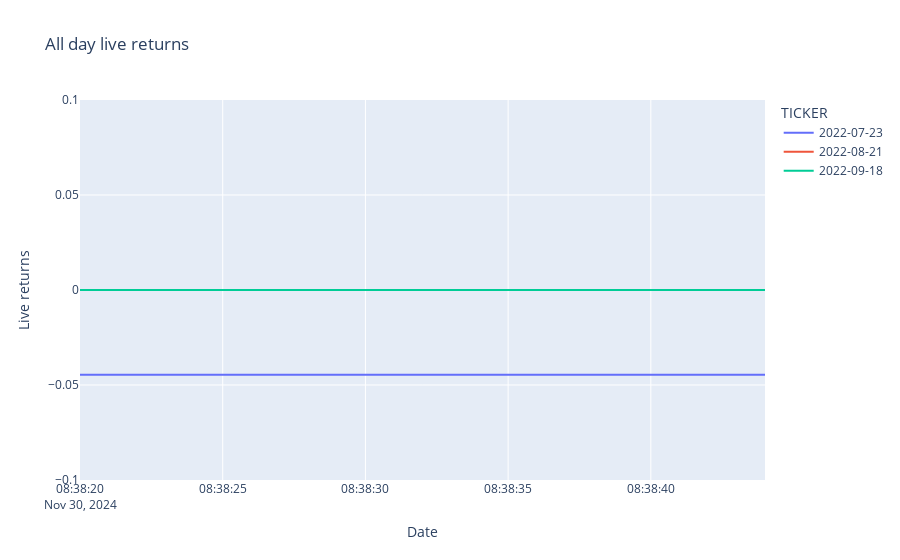

Notebook code cell kept with this figure:
### Code cell
import plotly.express as px
from datetime import datetime

today_live_returns, all_day_returns = dashboard.STORAGE.returns.get()

df = pd.DataFrame(all_day_returns)
df['Date'] = pd.to_datetime(df['timestamp'], unit='s')
df = df.drop('timestamp', axis=1).set_index('Date')[df.columns.intersection(selected_stocks)]


fig = px.line(df,title='All day live returns')
fig.update_layout(legend_title_text='TICKER')
# Set the y-axis range
fig.update_yaxes(range=[-0.1, 0.1],title='Live returns')

fig.show()

### Figure 1 — Plotly figure (JSON) as saved in the notebook; plotly's stock layout.template omitted (floating-point values rounded to 4 significant figures)
{"data": [{"hovertemplate": "variable=2022-07-23<br>Date=%{x}<br>value=%{y}<extra></extra>", "legendgroup": "2022-07-23", "line": {"color": "#636efa", "dash": "solid"}, "marker": {"symbol": "circle"}, "mode": "lines", "name": "2022-07-23", "orientation": "v", "showlegend": true, "type": "scatter", "x": ["2024-11-30T08:38:44", "2024-11-30T08:38:20"], "xaxis": "x", "y": [-0.04458, -0.04458], "yaxis": "y"}, {"hovertemplate": "variable=2022-08-21<br>Date=%{x}<br>value=%{y}<extra></extra>", "legendgroup": "2022-08-21", "line": {"color": "#EF553B", "dash": "solid"}, "marker": {"symbol": "circle"}, "mode": "lines", "name": "2022-08-21", "orientation": "v", "showlegend": true, "type": "scatter", "x": ["2024-11-30T08:38:44", "2024-11-30T08:38:20"], "xaxis": "x", "y": [0, 0], "yaxis": "y"}, {"hovertemplate": "variable=2022-09-18<br>Date=%{x}<br>value=%{y}<extra></extra>", "legendgroup": "2022-09-18", "line": {"color": "#00cc96", "dash": "solid"}, "marker": {"symbol": "circle"}, "mode": "lines", "name": "2022-09-18", "orientation": "v", "showlegend": true, "type": "scatter", "x": ["2024-11-30T08:38:44", "2024-11-30T08:38:20"], "xaxis": "x", "y": [0, 0], "yaxis": "y"}], "layout": {"legend": {"title": {"text": "TICKER"}, "tracegroupgap": 0}, "title": {"text": "All day live returns"}, "xaxis": {"anchor": "y", "domain": [0, 1], "title": {"text": "Date"}}, "yaxis": {"anchor": "x", "domain": [0, 1], "range": [-0.1, 0.1], "title": {"text": "Live returns"}}}}
